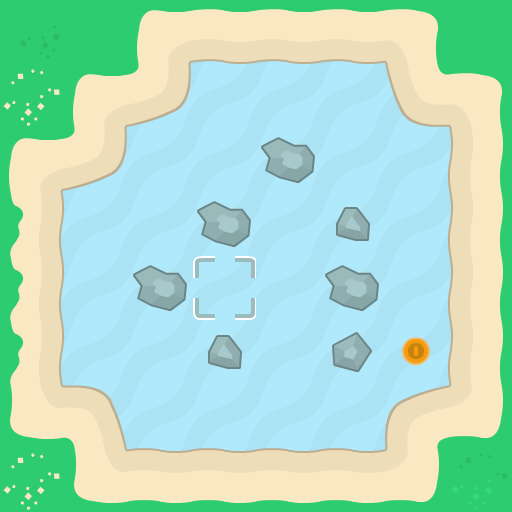

Rendered tile map (Tiled .tmx) drawn with the repository's tilesets; below, a short description and the full map source, tile grids included:
An orthogonal 8x8 tile map with 64x64 px tiles, 4 tile layers (background, walls, foreground, objects).

<map version="1.10" tiledversion="1.11.2" orientation="orthogonal" renderorder="right-down" width="8" height="8" tilewidth="64" tileheight="64" infinite="0" nextlayerid="6" nextobjectid="1">
 <properties>
  <property name="character_bottom" value="[[16,0]]" />
  <property name="character_left" value="[[16,3]]" />
  <property name="character_right" value="[[16,2]]" />
  <property name="character_top" value="[[16,1]]" />
 </properties>
 <tileset firstgid="1" source="tiles_sheet.tsx" />
 <layer id="4" name="background" width="8" height="8">
  <data encoding="csv">
77,77,77,77,77,77,77,77,
77,77,77,77,77,77,77,77,
77,77,77,77,77,77,77,77,
77,77,77,77,77,77,77,77,
77,77,77,77,77,77,77,77,
77,77,77,77,77,77,77,77,
77,77,77,77,77,77,77,77,
77,77,77,77,77,77,77,77
</data>
 </layer>
 <layer id="1" name="walls" width="8" height="8">
  <data encoding="csv">
42,24,38,58,58,58,39,24,
25,38,60,0,0,0,57,39,
38,60,0,0,53,0,0,23,
43,0,0,53,0,52,0,23,
43,0,53,0,0,53,0,23,
43,0,0,52,0,54,0,23,
55,9,0,0,0,0,6,56,
25,55,7,7,7,7,56,41
</data>
 </layer>
 <layer id="5" name="foreground" width="8" height="8">
  <data encoding="csv">
0,0,0,0,0,0,0,0,
0,0,0,0,0,0,0,0,
0,0,0,0,0,0,0,0,
0,0,0,0,0,0,0,0,
0,0,0,0,0,0,0,0,
0,0,0,0,0,0,0,0,
0,0,0,0,0,0,0,0,
0,0,0,0,0,0,0,0
</data>
 </layer>
 <layer id="3" name="objects" width="8" height="8">
  <data encoding="csv">
0,0,0,0,0,0,0,0,
0,0,0,0,0,0,0,0,
0,0,0,0,0,0,0,0,
0,0,0,0,0,0,0,0,
0,0,0,102,0,0,0,0,
0,0,0,0,0,0,85,0,
0,0,0,0,0,0,0,0,
0,0,0,0,0,0,0,0
</data>
 </layer>
</map>
